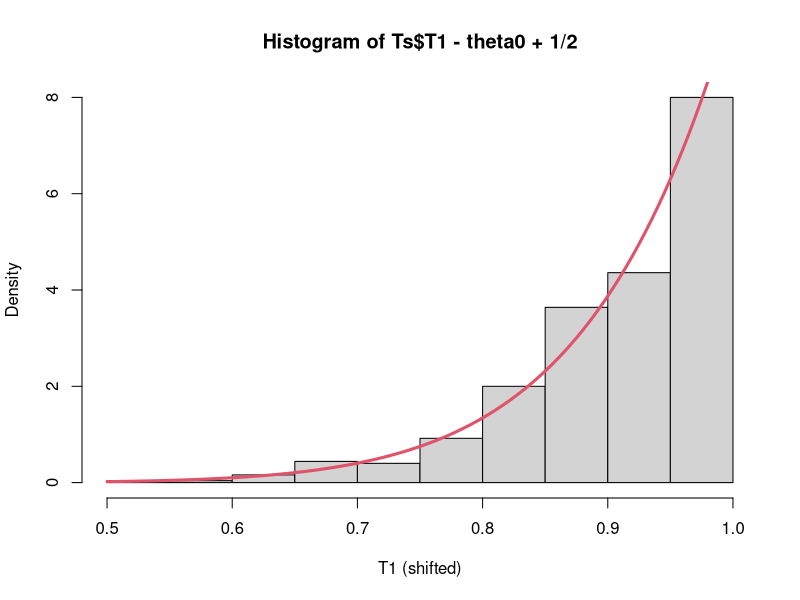
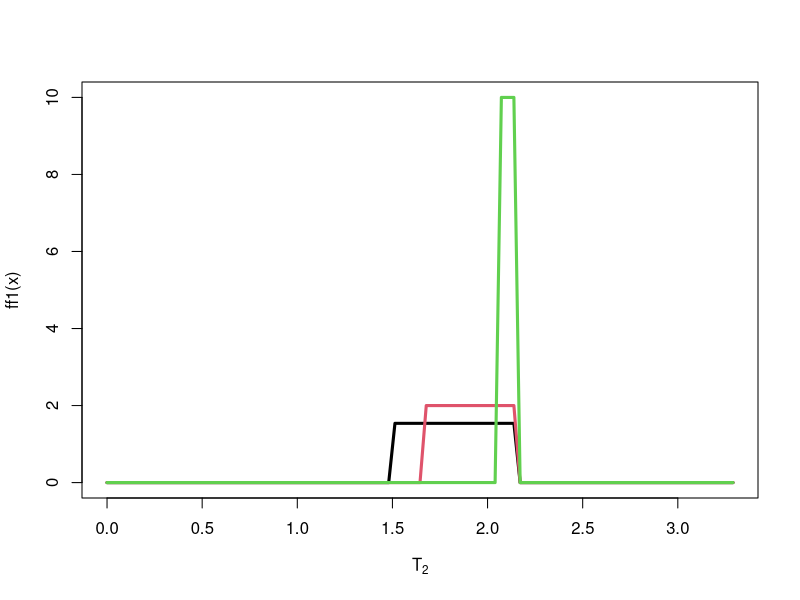

Recreate these plots in R, in order.
gen_amost_alea <-  function(n, theta){
  runif(n, min = theta-1/2, max = theta + 1/2)
}
computa_T <- function(X){
  return(
    c(max(X), max(X)-min(X))
  )
}
cond_T1 <- function(t1, t2, theta){
  I1 <- as.numeric(t1 > theta - 1/2 + t2)
  I2 <- as.numeric(t1 < theta + 1/2)
  dens <- 1/(1-t2) * I1 * I2
  return(dens)
}
######################


theta0 <- pi^2/6
Nsamp <- 10
Nrep <- 500
amostras <- matrix(NA, ncol = Nsamp, nrow = Nrep)
for(i in 1:Nrep){
  amostras[i, ] <- gen_amost_alea(n = Nsamp, theta = theta0)
}

Ts <- as.data.frame(t(apply(amostras, 1, computa_T)))
colnames(Ts) <- c("T1", "T2")


hist(Ts$T1 - theta0 + 1/2, probability = TRUE,
     xlab =  "T1 (shifted)")
curve(dbeta(x, Nsamp, 1), lwd = 3, col = 2, add = TRUE)

###
range(Ts$T2)
ff1 <- function(x) cond_T1(t1 = x, t2 = .35, theta = theta0)
ff2 <- function(x) cond_T1(t1 = x, t2 = .5, theta = theta0)
ff3 <- function(x) cond_T1(t1 = x, t2 = .9, theta = theta0)

curve(ff1, lwd = 3, 0, 2*theta0, xlab = expression(T[2]), 
      ylim = c(0, 10))
curve(ff2, lwd = 3, col = 2, add = TRUE)
curve(ff3, lwd = 3, col = 3, add = TRUE)
